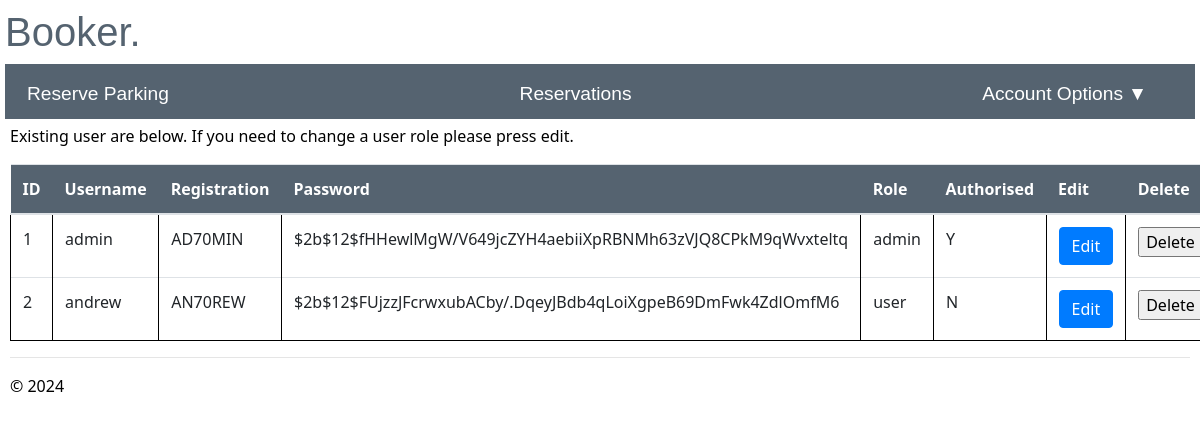
Page /admin/ (signed in) on the earlier database version.
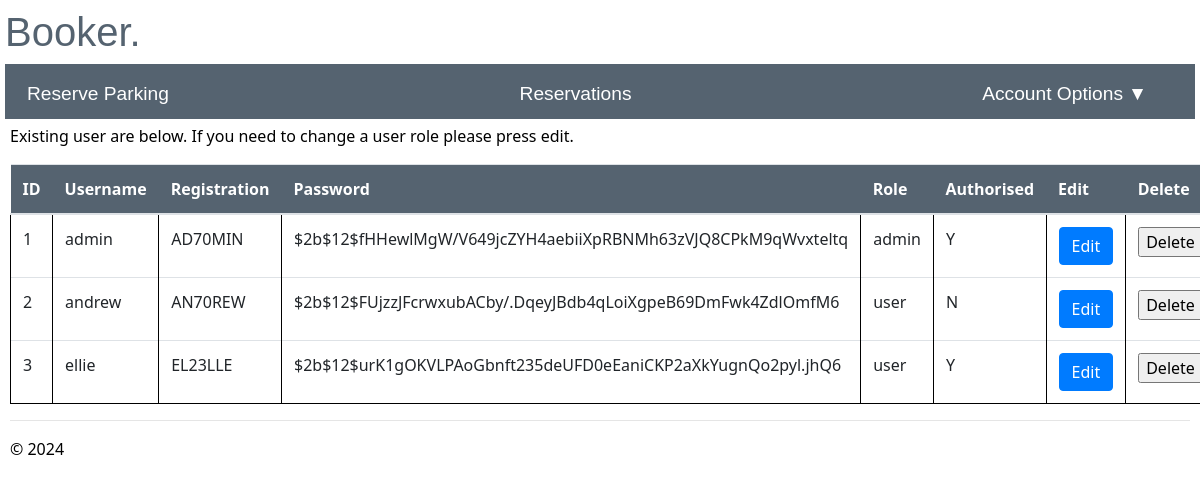
Same page on the later database version.
### app/models/models.py (models this page shows)
class User(db.Model, UserMixin):
    id = db.Column(db.Integer, primary_key=True, nullable=False)
    username = db.Column(db.String(20), nullable=False, unique=True)
    registration = db.Column(db.String(9), nullable=False, unique=True)
    password = db.Column(db.String(255), nullable=False)
    role = db.Column(db.String(5), nullable=False, default='user')
    authorised =db.Column(db.String(1), nullable=False, default='N')
    failed_login_attempts = db.Column(db.Integer,nullable=False, default=0)
    reservation = db.relationship('reserve', backref='user')

### app/admin/routes.py (the view)
@bp.route("/admin/")
@login_required
@check_authorisation
@check_is_admin
def admin():
    try:
        admin= User.query.all()
        current_app.logger.info('Username: %s accessed admin', current_user.username)
        return render_template('admin.html',admin=admin)
    except Exception as e:
        flash("An error occurred retrieving users.")
        current_app.logger.exception('Error during retrieving all users: %s', str(e))
        return redirect(url_for('main.reserve_parking'))

### app/__init__.py (called while the page is built)
def create_app():
    app = Flask(__name__)
    env_config = os.getenv("PROD_APP_SETTINGS", "config.Config")
    app.config.from_object(env_config)
    db.init_app(app)
    login_manager.init_app(app)
    app.logger.setLevel(logging.INFO)
    handler = RotatingFileHandler('app.log', maxBytes=10240, backupCount=10)
    handler.setLevel(logging.INFO)
    formatter = logging.Formatter('%(asctime)s - %(levelname)s - %(message)s', datefmt='%Y-%m-%d %H:%M:%S')
    handler.setFormatter(formatter)
    app.logger.addHandler(handler)
    from app.main import bp as main_bp
    app.register_blueprint(main_bp)
    from app.user import bp as user_bp
    app.register_blueprint(user_bp)
    from app.admin import bp as admin_bp
    app.register_blueprint(admin_bp)
    @login_manager.user_loader
    def load_user(user_id):
        return User.query.get(int(user_id))
    return app

### app/user/routes.py (called while the page is built)
@bp.before_app_request
def make_session_permanent():
    session.permanent = True
    current_app.permanent_session_lifetime = timedelta(seconds=60)

### app/admin/templates/admin.html (shortened to what this page needs)
{% extends "layout.html" %}
{% block content %}
<p>Existing user are below. If you need to change a user role please press edit.</p>
<table class="table table-hover">
  <thead class="tables">
        <th>ID</th>
        <th>Username</th>
        <th>Registration</th>
        <th>Password</th>
        <th>Role</th>
        <th>Authorised</th>
        <th>Edit</th>
        <th>Delete</th>
    </thead>
    <tbody>
     {% for admin in admin %}
      <tr>
        <td>{{admin.id}}</td>
        <td>{{admin.username}}</td>
        <td>{{admin.registration}}</td>
        <td>{{admin.password}}</td>
        <td>{{admin.role}}</td>
        <td>{{admin.authorised}}</td>
        <td><a href='{{url_for("admin.edit_user", id=admin.id)}}' class='btn btn-primary'>Edit</a></td>
        <td>
          <form method="POST" action="/delete_user/">
            <input type="submit" value="Delete" onclick='return confirm("Are you sure you want to delete this user?")'>
          </form>
         </td>
      </tr>
     {%endfor%}
    </tbody>
  </table>
{% endblock %}

Differences in the rows shown:
added User: id "3", username "ellie", registration "EL23LLE", password "$2b$12$urK1gOKVLPAoGbnft235deUFD0eEaniCKP2aXkYugnQo2pyl.jhQ6", role "user", authorised "Y"
